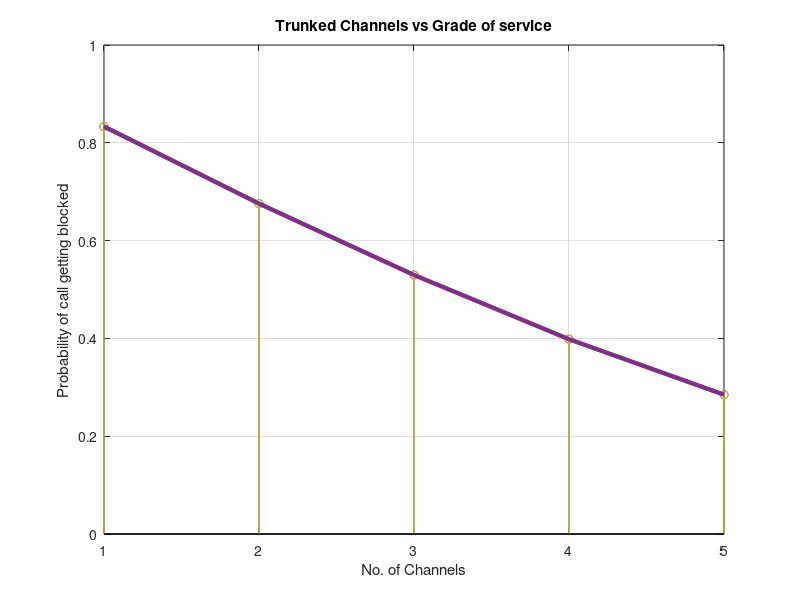

MATLAB code for this plot:
clc;
clear;
close all;

for j = 1 : 2
    c = input("Enter the number of channels: ");
    A = input("Enter the traffic intensity: ");
    gos = zeros(1, c);
 
    for i = 1:c
        gos(i) = (A^i) / factorial(i) / sum((A .^ (0:i)) ./ factorial(0:i));
    end
    stem(1:c, gos, 'LineWidth', 1);
    hold on;
    plot(1:c, gos, 'LineWidth', 3);
end
xlabel('No. of Channels');
ylabel('Probability of call getting blocked');
title('Trunked Channels vs Grade of service');
grid on;
